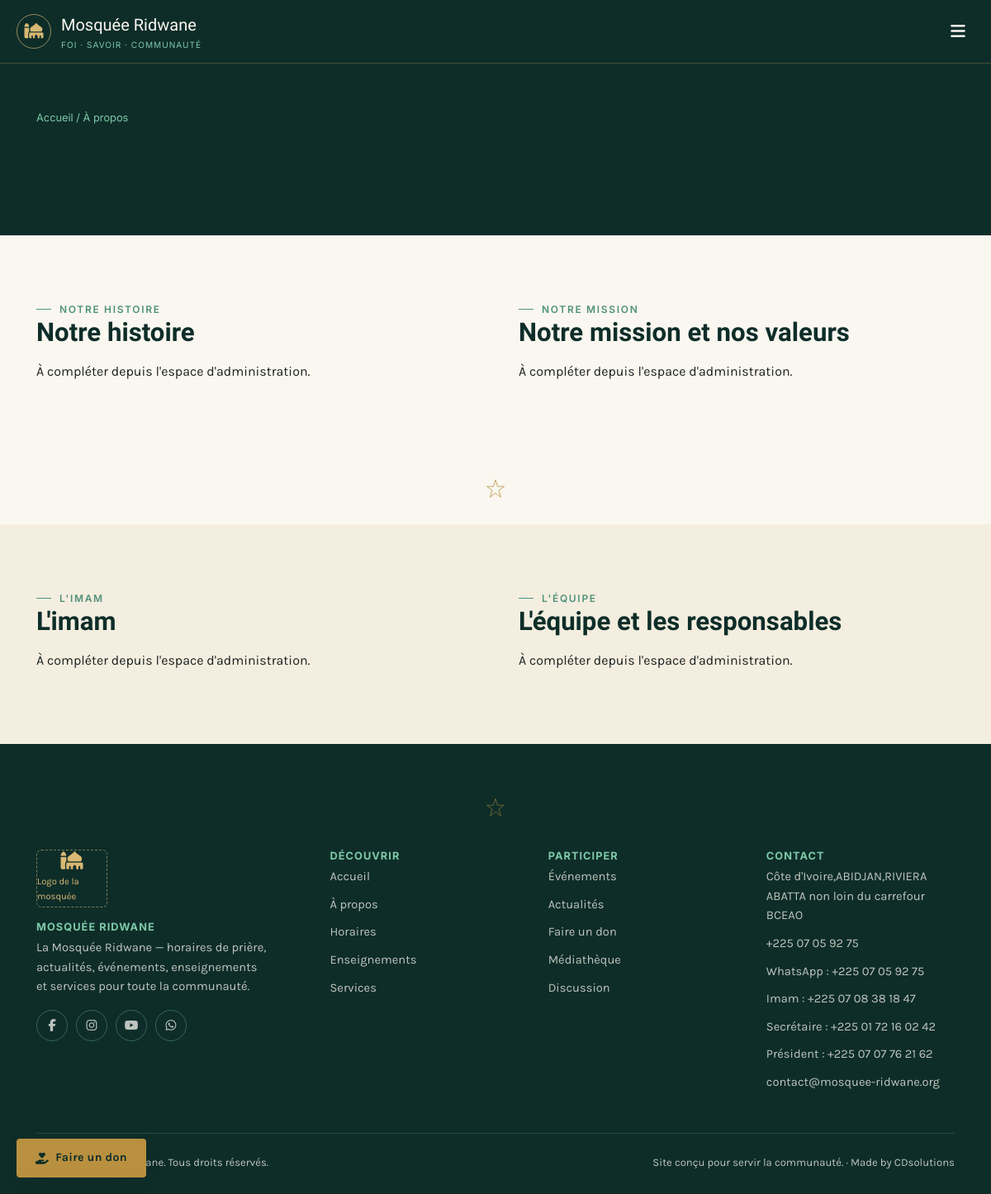
The app's page /a-propos.php with its own data.
### tables this page shows
CREATE TABLE IF NOT EXISTS pages_contenu (
    id INT AUTO_INCREMENT PRIMARY KEY,
    cle VARCHAR(100) NOT NULL UNIQUE,       
    titre VARCHAR(255),
    contenu TEXT,
    image VARCHAR(255),
    date_maj DATETIME DEFAULT CURRENT_TIMESTAMP ON UPDATE CURRENT_TIMESTAMP
);

### includes/functions.php (called while the page is built, shortened)
<?php
function h($texte) {
    return htmlspecialchars($texte ?? '', ENT_QUOTES, 'UTF-8');
}
function getContenu($cle) {
    global $pdo;
    static $cache = [];
    if (isset($cache[$cle])) return $cache[$cle];
    $stmt = $pdo->prepare("SELECT * FROM pages_contenu WHERE cle = ?");
    $stmt->execute([$cle]);
    $cache[$cle] = $stmt->fetch();
    return $cache[$cle];
}
function contenuTexte($cle, $defaut = '') {
    $c = getContenu($cle);
    return $c ? $c['contenu'] : $defaut;
}
function contenuTitre($cle, $defaut = '') {
    $c = getContenu($cle);
    return $c ? $c['titre'] : $defaut;
}

### a-propos.php (the view, shortened to what this page needs)
<?php
require_once __DIR__ . '/includes/header.php';
?>
<section class="page-entete">
    <div class="conteneur">
        <div class="fil-ariane"><a href="<?= BASE_URL ?>/index.php" style="color:inherit;">Accueil</a> / À propos</div>
        <h1>À propos de la Mosquée Ridwane</h1>
    </div>
</section>
<section class="section">
    <div class="conteneur grille grille-2" style="gap:56px;">
        <div>
            <span class="eyebrow">Notre histoire</span>
            <h2><?= h(contenuTitre('apropos_histoire')) ?></h2>
            <p><?= nl2br(h(contenuTexte('apropos_histoire'))) ?></p>
        </div>
        <div>
            <span class="eyebrow">Notre mission</span>
            <h2><?= h(contenuTitre('apropos_mission')) ?></h2>
            <p><?= nl2br(h(contenuTexte('apropos_mission'))) ?></p>
        </div>
    </div>
</section>
<svg class="motif-etoile" viewBox="0 0 40 40"><path d="M20 3 L23.5 14.5 L35 14.5 L25.7 21.5 L29.2 33 L20 26 L10.8 33 L14.3 21.5 L5 14.5 L16.5 14.5 Z"/></svg>
<section class="section section-alt">
    <div class="conteneur grille grille-2" style="gap:56px;">
        <div>
            <span class="eyebrow">L'imam</span>
            <h2><?= h(contenuTitre('apropos_imam')) ?></h2>
            <p><?= nl2br(h(contenuTexte('apropos_imam'))) ?></p>
        </div>
        <div>
            <span class="eyebrow">L'équipe</span>
            <h2><?= h(contenuTitre('apropos_equipe')) ?></h2>
            <p><?= nl2br(h(contenuTexte('apropos_equipe'))) ?></p>
        </div>
    </div>
</section>
<?php require_once __DIR__ . '/includes/footer.php'; ?>

### assets/css/style.css (style rules this page uses)
:root { --mint-950: #0e2d29; --mint-800: #163f39; --mint-700: #1e5049; --mint-500: #2f6f62; --eucalyptus-600: #4f9179; --eucalyptus-400: #7ec9a8; --eucalyptus-200: #bfe8d3; --eucalyptus-100: #e6f7ed; --laiton-500: #b9903f; --laiton-300: #d8b874; --laiton-100: #f1e3c3; --plâtre-50: #faf7f0; --plâtre-100: #f4eee0; --plâtre-200: #ece2cc; --encre-900: #1c211f; --encre-600: #4a534e; --rouge-alerte: #a3402f; --emeraude-700: var(--mint-700); --emeraude-800: var(--mint-800); --emeraude-950: var(--mint-950); --police-titre: 'Amiri', 'Georgia', serif; --police-texte: 'Karla', 'Segoe UI', sans-serif; --police-donnee: 'Inter', 'Segoe UI', sans-serif; --rayon: 4px; --rayon-lg: 10px; --ombre-legere: 0 2px 10px -4px rgba(14, 45, 41, 0.18); --ombre: 0 6px 24px -8px rgba(14, 45, 41, 0.25); --ombre-forte: 0 20px 48px -12px rgba(14, 45, 41, 0.38); --conteneur: 1160px; --ease-doux: cubic-bezier(0.16, 1, 0.3, 1); --duree-micro: 180ms; --duree-panneau: 320ms; }
* { box-sizing: border-box; }
html { scroll-behavior: smooth; }
body { margin: 0; font-family: var(--police-texte); color: var(--encre-900); background: var(--plâtre-50); line-height: 1.6; }
a { color: inherit; text-decoration: none; }
h1, h2, h3, h4 { font-family: var(--police-titre); font-weight: 700; line-height: 1.2; color: var(--mint-950); margin: 0 0 0.5em; }
h1 { font-size: clamp(2rem, 4vw, 3.2rem); }
h2 { font-size: clamp(1.5rem, 2.6vw, 2.2rem); }
p { margin: 0 0 1em; }
.conteneur { max-width: var(--conteneur); margin: 0 auto; padding: 0 24px; }
.eyebrow { font-family: var(--police-donnee); font-size: 0.75rem; letter-spacing: 0.14em; text-transform: uppercase; color: var(--eucalyptus-600); font-weight: 600; display: inline-flex; align-items: center; gap: 10px; }
.eyebrow::before { content: ''; width: 18px; height: 1px; background: var(--eucalyptus-600); display: inline-block; }
.motif-etoile { width: 28px; height: 28px; margin: 28px auto; display: block; opacity: 0.8; }
.section { padding: 72px 0; }
.section-alt { background: var(--plâtre-100); }
.grille { display: grid; gap: 26px; }
.grille-2 { grid-template-columns: repeat(2, 1fr); }
.page-entete { background: var(--mint-950); color: var(--plâtre-50); padding: 56px 0 40px; }
.fil-ariane { font-family: var(--police-donnee); font-size: 0.8rem; color: var(--eucalyptus-400); margin-bottom: 10px; }

### records on screen
pages_contenu: titre "Notre histoire", contenu "À compléter depuis l'espace d'administration."
pages_contenu: titre "Notre mission et nos valeurs", contenu "À compléter depuis l'espace d'administration."
pages_contenu: titre "L'imam", contenu "À compléter depuis l'espace d'administration."
pages_contenu: titre "L'équipe et les responsables", contenu "À compléter depuis l'espace d'administration."

### other values on screen
SITE_DESCRIPTION "La Mosquée Ridwane — horaires de prière, actualités, événements, enseignements et services pour toute la communauté."
SITE_ADRESSE "Côte d'Ivoire,ABIDJAN,RIVIERA ABATTA non loin du carrefour BCEAO"
SITE_TELEPHONE "+225 07 05 92 75"
SITE_IMAM_TELEPHONE "+225 07 08 38 18 47"
SITE_SECRETAIRE_TELEPHONE "+225 01 72 16 02 42"
SITE_PRESIDENT_TELEPHONE "+225 07 07 76 21 62"
SITE_EMAIL "contact@mosquee-ridwane.org"
